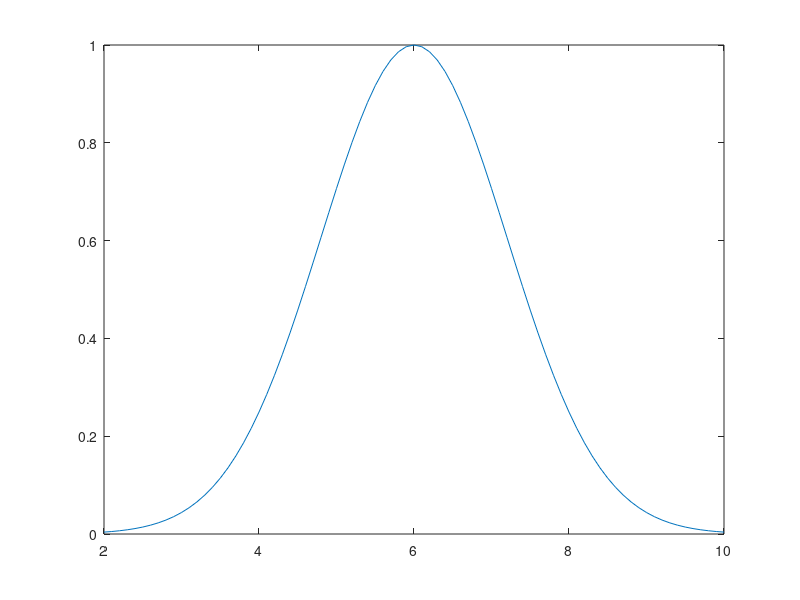

Recreate this plot in MATLAB. (Note: this script raises an error after producing the figure.)
x = 2:0.1:10;
y = gaussmf(x,[1.2 6]);
plot(x, y);

x1 = 0:0.1:20;
x2 = 0:0.1:20;
[X, Y] = meshgrid(x1, x2);
Z = min(trimf(X, [7 10 13]), trimf(Y, [7 10 13]));
plot3(X, Y, Z);

x3 = defuzz(X,Z,'centroid');
disp('Результат дефаzzификации:');
disp(x3);
